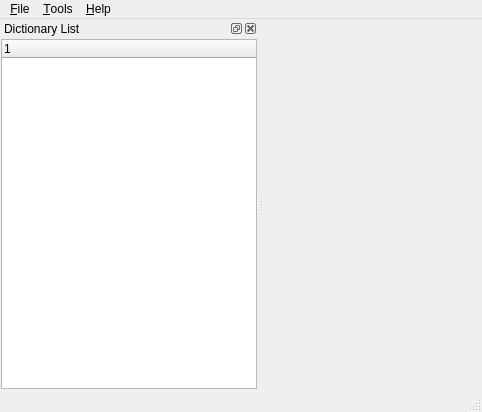
<ui version="4.0" >
 <class>MainWindow</class>
 <widget class="QMainWindow" name="MainWindow" >
  <property name="geometry" >
   <rect>
    <x>0</x>
    <y>0</y>
    <width>482</width>
    <height>412</height>
   </rect>
  </property>
  <property name="windowTitle" >
   <string>QDictionary</string>
  </property>
  <property name="windowIcon" >
   <iconset resource="qdictionary.qrc" >:/resources/qdictionary.png</iconset>
  </property>
  <widget class="QWidget" name="centralwidget" >
   <layout class="QVBoxLayout" >
    <property name="leftMargin" >
     <number>0</number>
    </property>
    <property name="topMargin" >
     <number>0</number>
    </property>
    <property name="rightMargin" >
     <number>0</number>
    </property>
    <property name="bottomMargin" >
     <number>0</number>
    </property>
    <item>
     <widget class="DictionaryWidget" native="1" name="dictionaryWidget" />
    </item>
   </layout>
  </widget>
  <widget class="QMenuBar" name="menubar" >
   <property name="geometry" >
    <rect>
     <x>0</x>
     <y>0</y>
     <width>482</width>
     <height>29</height>
    </rect>
   </property>
   <widget class="QMenu" name="menu_Help" >
    <property name="title" >
     <string>&amp;Help</string>
    </property>
    <addaction name="actionAbout" />
    <addaction name="actionAboutQt" />
   </widget>
   <widget class="QMenu" name="menu_Tools" >
    <property name="title" >
     <string>&amp;Tools</string>
    </property>
    <addaction name="actionShowTrayIcon" />
    <addaction name="actionScan" />
    <addaction name="separator" />
    <addaction name="actionSettings" />
   </widget>
   <widget class="QMenu" name="menu_File" >
    <property name="title" >
     <string>&amp;File</string>
    </property>
    <addaction name="actionQuit" />
   </widget>
   <addaction name="menu_File" />
   <addaction name="menu_Tools" />
   <addaction name="menu_Help" />
  </widget>
  <widget class="QStatusBar" name="statusBar" />
  <widget class="QDockWidget" name="dockWidget" >
   <property name="allowedAreas" >
    <set>Qt::LeftDockWidgetArea|Qt::NoDockWidgetArea|Qt::RightDockWidgetArea</set>
   </property>
   <property name="windowTitle" >
    <string>Dictionary List</string>
   </property>
   <attribute name="dockWidgetArea" >
    <number>1</number>
   </attribute>
   <widget class="QWidget" name="dockWidgetContents_2" >
    <layout class="QVBoxLayout" >
     <property name="leftMargin" >
      <number>1</number>
     </property>
     <property name="topMargin" >
      <number>1</number>
     </property>
     <property name="rightMargin" >
      <number>1</number>
     </property>
     <property name="bottomMargin" >
      <number>1</number>
     </property>
     <item>
      <widget class="DictionaryTree" name="treeWidget" >
       <column>
        <property name="text" >
         <string>1</string>
        </property>
       </column>
      </widget>
     </item>
    </layout>
   </widget>
  </widget>
  <action name="actionQuit" >
   <property name="text" >
    <string>&amp;Quit</string>
   </property>
  </action>
  <action name="actionAbout" >
   <property name="text" >
    <string>About</string>
   </property>
  </action>
  <action name="actionAboutQt" >
   <property name="text" >
    <string>About Qt</string>
   </property>
  </action>
  <action name="actionSettings" >
   <property name="text" >
    <string>&amp;Settings...</string>
   </property>
  </action>
  <action name="actionShowTrayIcon" >
   <property name="checkable" >
    <bool>true</bool>
   </property>
   <property name="text" >
    <string>Show Tray Icon</string>
   </property>
  </action>
  <action name="actionScan" >
   <property name="checkable" >
    <bool>true</bool>
   </property>
   <property name="text" >
    <string>Scan</string>
   </property>
  </action>
 </widget>
 <customwidgets>
  <customwidget>
   <class>DictionaryTree</class>
   <extends>QTreeWidget</extends>
   <header>dictionarytree.h</header>
  </customwidget>
  <customwidget>
   <class>DictionaryWidget</class>
   <extends>QWidget</extends>
   <header>dictionarywidget.h</header>
   <container>1</container>
  </customwidget>
 </customwidgets>
 <resources>
  <include location="qdictionary.qrc" />
 </resources>
 <connections>
  <connection>
   <sender>actionShowTrayIcon</sender>
   <signal>triggered(bool)</signal>
   <receiver>actionScan</receiver>
   <slot>setEnabled(bool)</slot>
   <hints>
    <hint type="sourcelabel" >
     <x>-1</x>
     <y>-1</y>
    </hint>
    <hint type="destinationlabel" >
     <x>-1</x>
     <y>-1</y>
    </hint>
   </hints>
  </connection>
 </connections>
</ui>
